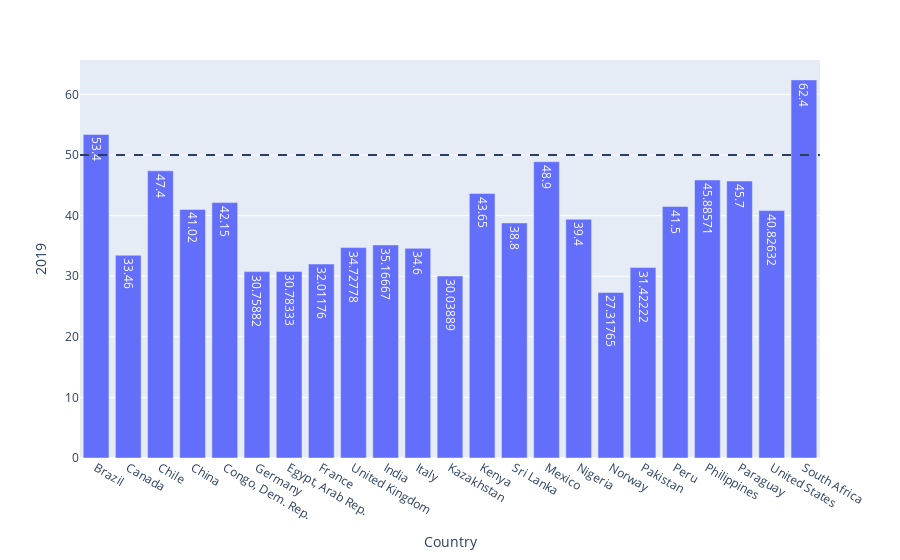

Notebook code for this chart:
### Markdown cell above
# Q1 In which countries do the top 1% hold almost all of the countries' wealth?
<font size = 3>
As per the graph, Brazil and South Africa have Gini-coeff values above 50 thus, indicating high-income inequality.
Note:
 it’s commonly recognized that a Gini index</font><<font size = 3>0.2 corresponds with perfect income equality
 20–30 corresponds with relative equality,
 30–40 corresponds with a relatively reasonable income gap,
 40–50 corresponds with high income disparity and 
above 50 corresponds with severe income disparity.</font>

### Code cell
import plotly.express as px

fig=px.bar(gini_df_adjusted, x="Country", y="2019", text_auto=True)
fig.add_hline(y=50, line_dash="dash")
fig.show()

### Figure 1 — Plotly figure (JSON) as saved in the notebook; plotly's stock layout.template omitted (floating-point values rounded to 4 significant figures)
{"data": [{"alignmentgroup": "True", "hovertemplate": "Country=%{x}<br>2019=%{y}<extra></extra>", "legendgroup": "", "marker": {"color": "#636efa", "pattern": {"shape": ""}}, "name": "", "offsetgroup": "", "orientation": "v", "showlegend": false, "textposition": "auto", "texttemplate": "%{y}", "type": "bar", "x": ["Brazil", "Canada", "Chile", "China", "Congo, Dem. Rep.", "Germany", "Egypt, Arab Rep.", "France", "United Kingdom", "India", "Italy", "Kazakhstan", "Kenya", "Sri Lanka", "Mexico", "Nigeria", "Norway", "Pakistan", "Peru", "Philippines", "Paraguay", "United States", "South Africa"], "xaxis": "x", "y": [53.4, 33.46, 47.4, 41.02, 42.15, 30.76, 30.78, 32.01, 34.73, 35.17, 34.6, 30.04, 43.65, 38.8, 48.9, 39.4, 27.32, 31.42, 41.5, 45.89, 45.7, 40.83, 62.4], "yaxis": "y"}], "layout": {"barmode": "relative", "legend": {"tracegroupgap": 0}, "margin": {"t": 60}, "shapes": [{"line": {"dash": "dash"}, "type": "line", "x0": 0, "x1": 1, "xref": "x domain", "y0": 50, "y1": 50, "yref": "y"}], "xaxis": {"anchor": "y", "domain": [0, 1], "title": {"text": "Country"}}, "yaxis": {"anchor": "x", "domain": [0, 1], "title": {"text": "2019"}}}}
